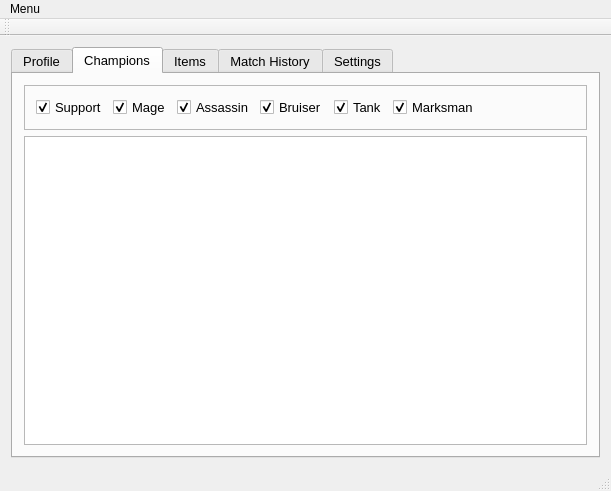
<?xml version="1.0" encoding="UTF-8"?>
<ui version="4.0">
 <class>MainWindow</class>
 <widget class="QMainWindow" name="MainWindow">
  <property name="geometry">
   <rect>
    <x>0</x>
    <y>0</y>
    <width>611</width>
    <height>491</height>
   </rect>
  </property>
  <property name="windowTitle">
   <string>MainWindow</string>
  </property>
  <widget class="QWidget" name="centralWidget">
   <layout class="QVBoxLayout" name="verticalLayout">
    <item>
     <widget class="QTabWidget" name="tabWidget">
      <property name="font">
       <font>
        <pointsize>10</pointsize>
        <weight>50</weight>
        <italic>false</italic>
        <bold>false</bold>
       </font>
      </property>
      <property name="styleSheet">
       <string notr="true"/>
      </property>
      <property name="tabPosition">
       <enum>QTabWidget::North</enum>
      </property>
      <property name="tabShape">
       <enum>QTabWidget::Rounded</enum>
      </property>
      <property name="currentIndex">
       <number>1</number>
      </property>
      <property name="iconSize">
       <size>
        <width>20</width>
        <height>20</height>
       </size>
      </property>
      <widget class="QWidget" name="tab">
       <attribute name="title">
        <string>Profile</string>
       </attribute>
       <widget class="QLabel" name="label">
        <property name="geometry">
         <rect>
          <x>120</x>
          <y>30</y>
          <width>261</width>
          <height>41</height>
         </rect>
        </property>
        <property name="font">
         <font>
          <pointsize>24</pointsize>
         </font>
        </property>
        <property name="autoFillBackground">
         <bool>true</bool>
        </property>
        <property name="text">
         <string>Summoner Name</string>
        </property>
        <property name="scaledContents">
         <bool>false</bool>
        </property>
       </widget>
       <widget class="QLabel" name="label_2">
        <property name="geometry">
         <rect>
          <x>20</x>
          <y>10</y>
          <width>81</width>
          <height>81</height>
         </rect>
        </property>
        <property name="text">
         <string/>
        </property>
        <property name="pixmap">
         <pixmap>Resources/draven icon.png</pixmap>
        </property>
        <property name="scaledContents">
         <bool>true</bool>
        </property>
        <property name="openExternalLinks">
         <bool>false</bool>
        </property>
       </widget>
       <widget class="QGroupBox" name="groupBox">
        <property name="geometry">
         <rect>
          <x>410</x>
          <y>200</y>
          <width>211</width>
          <height>201</height>
         </rect>
        </property>
        <property name="font">
         <font>
          <pointsize>16</pointsize>
         </font>
        </property>
        <property name="title">
         <string>Favorite Champions</string>
        </property>
        <widget class="QListWidget" name="listWidget_favoriteChampions">
         <property name="geometry">
          <rect>
           <x>10</x>
           <y>30</y>
           <width>191</width>
           <height>161</height>
          </rect>
         </property>
         <property name="font">
          <font>
           <pointsize>16</pointsize>
          </font>
         </property>
         <property name="iconSize">
          <size>
           <width>50</width>
           <height>50</height>
          </size>
         </property>
         <item>
          <property name="text">
           <string>New Item</string>
          </property>
         </item>
         <item>
          <property name="text">
           <string>New Item</string>
          </property>
         </item>
         <item>
          <property name="text">
           <string>New Item</string>
          </property>
         </item>
         <item>
          <property name="text">
           <string>New Item</string>
          </property>
          <property name="icon">
           <iconset>
            <normaloff>Resources/draven icon.png</normaloff>Resources/draven icon.png</iconset>
          </property>
         </item>
        </widget>
       </widget>
       <widget class="QLabel" name="label_3">
        <property name="geometry">
         <rect>
          <x>30</x>
          <y>170</y>
          <width>261</width>
          <height>161</height>
         </rect>
        </property>
        <property name="text">
         <string>text stats</string>
        </property>
       </widget>
       <widget class="QWidget" name="gridLayoutWidget">
        <property name="geometry">
         <rect>
          <x>240</x>
          <y>110</y>
          <width>200</width>
          <height>91</height>
         </rect>
        </property>
        <layout class="QGridLayout" name="gridLayout">
         <item row="1" column="0">
          <widget class="QLabel" name="label_8">
           <property name="text">
            <string>TextLabel</string>
           </property>
          </widget>
         </item>
         <item row="0" column="0">
          <widget class="QLabel" name="label_9">
           <property name="text">
            <string>TextLabel</string>
           </property>
          </widget>
         </item>
         <item row="1" column="1">
          <widget class="QLabel" name="label_10">
           <property name="text">
            <string>TextLabel</string>
           </property>
          </widget>
         </item>
         <item row="1" column="2">
          <widget class="QLabel" name="label_11">
           <property name="text">
            <string>long text label</string>
           </property>
          </widget>
         </item>
         <item row="0" column="1">
          <widget class="QLabel" name="label_12">
           <property name="text">
            <string>TextLabel</string>
           </property>
          </widget>
         </item>
         <item row="0" column="2">
          <widget class="QLabel" name="label_13">
           <property name="text">
            <string>TextLabel</string>
           </property>
          </widget>
         </item>
        </layout>
       </widget>
       <widget class="QCustomPlot" name="widget" native="true">
        <property name="geometry">
         <rect>
          <x>160</x>
          <y>240</y>
          <width>120</width>
          <height>80</height>
         </rect>
        </property>
       </widget>
      </widget>
      <widget class="QWidget" name="tab_2">
       <attribute name="title">
        <string>Champions</string>
       </attribute>
       <layout class="QVBoxLayout" name="verticalLayout_3">
        <item>
         <widget class="QFrame" name="frame_2">
          <property name="sizePolicy">
           <sizepolicy hsizetype="Preferred" vsizetype="Minimum">
            <horstretch>0</horstretch>
            <verstretch>0</verstretch>
           </sizepolicy>
          </property>
          <property name="minimumSize">
           <size>
            <width>0</width>
            <height>23</height>
           </size>
          </property>
          <property name="frameShape">
           <enum>QFrame::StyledPanel</enum>
          </property>
          <property name="frameShadow">
           <enum>QFrame::Raised</enum>
          </property>
          <layout class="QHBoxLayout" name="horizontalLayout_3">
           <property name="sizeConstraint">
            <enum>QLayout::SetMinimumSize</enum>
           </property>
           <item>
            <widget class="QCheckBox" name="checkBox">
             <property name="sizePolicy">
              <sizepolicy hsizetype="Preferred" vsizetype="Fixed">
               <horstretch>0</horstretch>
               <verstretch>0</verstretch>
              </sizepolicy>
             </property>
             <property name="text">
              <string>Support</string>
             </property>
             <property name="checked">
              <bool>true</bool>
             </property>
            </widget>
           </item>
           <item>
            <widget class="QCheckBox" name="checkBox_2">
             <property name="text">
              <string>Mage</string>
             </property>
             <property name="checked">
              <bool>true</bool>
             </property>
            </widget>
           </item>
           <item>
            <widget class="QCheckBox" name="checkBox_6">
             <property name="text">
              <string>Assassin</string>
             </property>
             <property name="checked">
              <bool>true</bool>
             </property>
            </widget>
           </item>
           <item>
            <widget class="QCheckBox" name="checkBox_3">
             <property name="text">
              <string>Bruiser</string>
             </property>
             <property name="checked">
              <bool>true</bool>
             </property>
            </widget>
           </item>
           <item>
            <widget class="QCheckBox" name="checkBox_4">
             <property name="text">
              <string>Tank</string>
             </property>
             <property name="checked">
              <bool>true</bool>
             </property>
            </widget>
           </item>
           <item>
            <widget class="QCheckBox" name="checkBox_5">
             <property name="text">
              <string>Marksman</string>
             </property>
             <property name="checked">
              <bool>true</bool>
             </property>
            </widget>
           </item>
           <item>
            <spacer name="horizontalSpacer_2">
             <property name="orientation">
              <enum>Qt::Horizontal</enum>
             </property>
             <property name="sizeHint" stdset="0">
              <size>
               <width>40</width>
               <height>20</height>
              </size>
             </property>
            </spacer>
           </item>
          </layout>
         </widget>
        </item>
        <item>
         <widget class="QTableWidget" name="championsTableWidget">
          <property name="iconSize">
           <size>
            <width>10</width>
            <height>10</height>
           </size>
          </property>
          <property name="sortingEnabled">
           <bool>true</bool>
          </property>
          <attribute name="horizontalHeaderCascadingSectionResizes">
           <bool>true</bool>
          </attribute>
          <attribute name="verticalHeaderVisible">
           <bool>false</bool>
          </attribute>
          <attribute name="verticalHeaderCascadingSectionResizes">
           <bool>false</bool>
          </attribute>
         </widget>
        </item>
       </layout>
      </widget>
      <widget class="QWidget" name="tab_5">
       <attribute name="title">
        <string>Items</string>
       </attribute>
       <layout class="QGridLayout" name="gridLayout_3">
        <item row="0" column="0">
         <widget class="QTableWidget" name="tableWidget_Items">
          <row>
           <property name="text">
            <string>New Row</string>
           </property>
          </row>
          <row>
           <property name="text">
            <string>New Row</string>
           </property>
          </row>
          <column>
           <property name="text">
            <string>New Column</string>
           </property>
          </column>
          <column>
           <property name="text">
            <string>New Column</string>
           </property>
          </column>
         </widget>
        </item>
       </layout>
      </widget>
      <widget class="QWidget" name="tab_3">
       <attribute name="title">
        <string>Match History</string>
       </attribute>
       <layout class="QHBoxLayout" name="horizontalLayout_2">
        <item>
         <widget class="QListWidget" name="matchListWidget">
          <property name="sizePolicy">
           <sizepolicy hsizetype="Fixed" vsizetype="Expanding">
            <horstretch>0</horstretch>
            <verstretch>0</verstretch>
           </sizepolicy>
          </property>
          <item>
           <property name="text">
            <string>New Item</string>
           </property>
          </item>
          <item>
           <property name="text">
            <string>New Item</string>
           </property>
          </item>
          <item>
           <property name="text">
            <string>New Item</string>
           </property>
          </item>
          <item>
           <property name="text">
            <string>New Item</string>
           </property>
          </item>
         </widget>
        </item>
        <item>
         <widget class="QFrame" name="matchDetailsFrame">
          <property name="frameShape">
           <enum>QFrame::StyledPanel</enum>
          </property>
          <property name="frameShadow">
           <enum>QFrame::Raised</enum>
          </property>
          <layout class="QVBoxLayout" name="verticalLayout_4">
           <item>
            <widget class="QGroupBox" name="matchItemsBox">
             <property name="sizePolicy">
              <sizepolicy hsizetype="Preferred" vsizetype="MinimumExpanding">
               <horstretch>0</horstretch>
               <verstretch>1</verstretch>
              </sizepolicy>
             </property>
             <property name="minimumSize">
              <size>
               <width>0</width>
               <height>50</height>
              </size>
             </property>
             <property name="title">
              <string>Items</string>
             </property>
             <property name="flat">
              <bool>false</bool>
             </property>
             <property name="checkable">
              <bool>false</bool>
             </property>
             <layout class="QHBoxLayout" name="horizontalLayout_4">
              <item>
               <widget class="QLabel" name="label_4">
                <property name="sizePolicy">
                 <sizepolicy hsizetype="Preferred" vsizetype="Preferred">
                  <horstretch>0</horstretch>
                  <verstretch>0</verstretch>
                 </sizepolicy>
                </property>
                <property name="text">
                 <string>TextLabel</string>
                </property>
                <property name="scaledContents">
                 <bool>true</bool>
                </property>
               </widget>
              </item>
             </layout>
            </widget>
           </item>
           <item>
            <widget class="QFrame" name="matchStatsFrame">
             <property name="sizePolicy">
              <sizepolicy hsizetype="Preferred" vsizetype="Preferred">
               <horstretch>0</horstretch>
               <verstretch>5</verstretch>
              </sizepolicy>
             </property>
             <property name="frameShape">
              <enum>QFrame::NoFrame</enum>
             </property>
             <property name="frameShadow">
              <enum>QFrame::Plain</enum>
             </property>
             <layout class="QGridLayout" name="gridLayout_2">
              <item row="0" column="1">
               <widget class="QLabel" name="label_5">
                <property name="text">
                 <string>TextLabel</string>
                </property>
               </widget>
              </item>
              <item row="1" column="0">
               <widget class="QLabel" name="label_6">
                <property name="text">
                 <string>TextLabel</string>
                </property>
               </widget>
              </item>
              <item row="1" column="1">
               <widget class="QLabel" name="label_7">
                <property name="text">
                 <string>TextLabel</string>
                </property>
               </widget>
              </item>
              <item row="0" column="0">
               <widget class="QLabel" name="matchStatsLabel">
                <property name="sizePolicy">
                 <sizepolicy hsizetype="Preferred" vsizetype="Preferred">
                  <horstretch>0</horstretch>
                  <verstretch>0</verstretch>
                 </sizepolicy>
                </property>
                <property name="text">
                 <string>stats</string>
                </property>
                <property name="scaledContents">
                 <bool>true</bool>
                </property>
                <property name="alignment">
                 <set>Qt::AlignLeading|Qt::AlignLeft|Qt::AlignVCenter</set>
                </property>
               </widget>
              </item>
              <item row="2" column="0">
               <spacer name="verticalSpacer_2">
                <property name="orientation">
                 <enum>Qt::Vertical</enum>
                </property>
                <property name="sizeHint" stdset="0">
                 <size>
                  <width>20</width>
                  <height>40</height>
                 </size>
                </property>
               </spacer>
              </item>
             </layout>
            </widget>
           </item>
          </layout>
         </widget>
        </item>
       </layout>
      </widget>
      <widget class="QWidget" name="tab_7">
       <attribute name="icon">
        <iconset>
         <normaloff>Resources/draven icon.png</normaloff>Resources/draven icon.png</iconset>
       </attribute>
       <attribute name="title">
        <string>Settings</string>
       </attribute>
       <layout class="QVBoxLayout" name="verticalLayout_2">
        <item>
         <layout class="QHBoxLayout" name="horizontalLayout" stretch="0,0,0,0,0">
          <property name="sizeConstraint">
           <enum>QLayout::SetFixedSize</enum>
          </property>
          <item>
           <widget class="QLabel" name="settingsNameLabel">
            <property name="text">
             <string>Summoner Name</string>
            </property>
           </widget>
          </item>
          <item>
           <widget class="QTextEdit" name="nameEdit">
            <property name="sizePolicy">
             <sizepolicy hsizetype="Fixed" vsizetype="Fixed">
              <horstretch>0</horstretch>
              <verstretch>0</verstretch>
             </sizepolicy>
            </property>
            <property name="maximumSize">
             <size>
              <width>150</width>
              <height>30</height>
             </size>
            </property>
            <property name="sizeIncrement">
             <size>
              <width>0</width>
              <height>0</height>
             </size>
            </property>
            <property name="baseSize">
             <size>
              <width>0</width>
              <height>0</height>
             </size>
            </property>
           </widget>
          </item>
          <item>
           <widget class="QPushButton" name="nameSetButton">
            <property name="maximumSize">
             <size>
              <width>50</width>
              <height>16777215</height>
             </size>
            </property>
            <property name="text">
             <string>Set</string>
            </property>
           </widget>
          </item>
          <item>
           <widget class="QPushButton" name="nameCancleButton">
            <property name="maximumSize">
             <size>
              <width>75</width>
              <height>16777215</height>
             </size>
            </property>
            <property name="text">
             <string>Cancel</string>
            </property>
           </widget>
          </item>
          <item>
           <spacer name="horizontalSpacer">
            <property name="orientation">
             <enum>Qt::Horizontal</enum>
            </property>
            <property name="sizeHint" stdset="0">
             <size>
              <width>40</width>
              <height>20</height>
             </size>
            </property>
           </spacer>
          </item>
         </layout>
        </item>
        <item>
         <spacer name="verticalSpacer">
          <property name="orientation">
           <enum>Qt::Vertical</enum>
          </property>
          <property name="sizeHint" stdset="0">
           <size>
            <width>20</width>
            <height>40</height>
           </size>
          </property>
         </spacer>
        </item>
       </layout>
      </widget>
     </widget>
    </item>
   </layout>
  </widget>
  <widget class="QToolBar" name="mainToolBar">
   <attribute name="toolBarArea">
    <enum>TopToolBarArea</enum>
   </attribute>
   <attribute name="toolBarBreak">
    <bool>false</bool>
   </attribute>
  </widget>
  <widget class="QStatusBar" name="statusBar"/>
  <widget class="QMenuBar" name="menuBar">
   <property name="geometry">
    <rect>
     <x>0</x>
     <y>0</y>
     <width>611</width>
     <height>21</height>
    </rect>
   </property>
   <widget class="QMenu" name="menuLoLScribe">
    <property name="title">
     <string>Menu</string>
    </property>
    <addaction name="actionSettings"/>
    <addaction name="separator"/>
    <addaction name="actionQuit"/>
   </widget>
   <addaction name="menuLoLScribe"/>
  </widget>
  <action name="actionQuit">
   <property name="text">
    <string>Quit</string>
   </property>
  </action>
  <action name="actionSettings">
   <property name="text">
    <string>Settings</string>
   </property>
  </action>
 </widget>
 <layoutdefault spacing="6" margin="11"/>
 <customwidgets>
  <customwidget>
   <class>QCustomPlot</class>
   <extends>QWidget</extends>
   <header>QCustomPlot/qcustomplot.h</header>
   <container>1</container>
  </customwidget>
 </customwidgets>
 <resources/>
 <connections/>
</ui>
